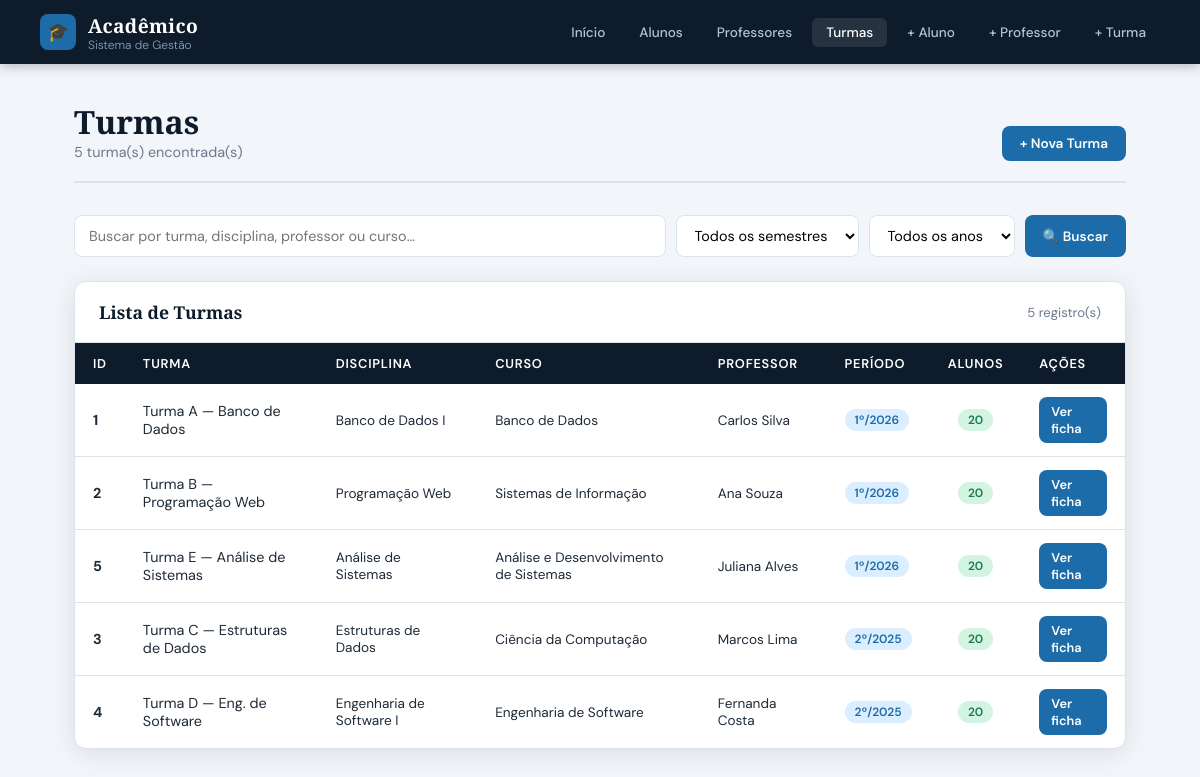
Screenshot of /turmas_lista.php with the database file from the repository.
### tables this page shows
CREATE TABLE `turma` (
  `idturma`      INT(5)      NOT NULL AUTO_INCREMENT,
  `nometurma`    VARCHAR(80) NOT NULL,
  `iddisciplina` INT(5)      NOT NULL,
  `semestre`     INT(1)      NOT NULL,
  `ano`          INT(4)      NOT NULL,
  PRIMARY KEY (`idturma`),
  KEY `iddisciplina` (`iddisciplina`)
);

CREATE TABLE `disciplina` (
  `iddisciplina`   INT(5)      NOT NULL AUTO_INCREMENT,
  `nomedisciplina` VARCHAR(80) NOT NULL,
  `idcurso`        INT(5)      NOT NULL,
  `idprofessor`    INT(5)      NOT NULL,
  PRIMARY KEY (`iddisciplina`),
  KEY `idcurso`    (`idcurso`),
  KEY `idprofessor`(`idprofessor`)
);

CREATE TABLE `cursos` (
  `idcurso`   INT(5)      NOT NULL AUTO_INCREMENT,
  `nomecurso` VARCHAR(80) NOT NULL,
  PRIMARY KEY (`idcurso`)
);

CREATE TABLE `professor` (
  `idprofessor`   INT(5)       NOT NULL AUTO_INCREMENT,
  `nomeprofessor` VARCHAR(80)  NOT NULL,
  `cpf`           CHAR(14)     NOT NULL,
  `email`         VARCHAR(100) NOT NULL,
  `telefone`      VARCHAR(20)  DEFAULT NULL,
  `titulacao`     VARCHAR(50)  DEFAULT NULL,
  `especialidade` VARCHAR(100) DEFAULT NULL,
  `data_admissao` DATE         DEFAULT NULL,
  `ativo`         TINYINT(1)   NOT NULL DEFAULT 1,
  PRIMARY KEY (`idprofessor`)
);

### turmas_lista.php (the view, shortened to what this page needs)
<?php
include('./_header.php');
include('./conect.php');
$busca = isset($_GET['busca']) ? mysqli_real_escape_string($con, trim($_GET['busca'])) : '';
$where = "WHERE 1=1";
$query = "SELECT t.idturma, t.nometurma, t.semestre, t.ano,
                 d.nomedisciplina, c.nomecurso, p.nomeprofessor,
                 COUNT(it.ra) AS total_alunos
          FROM turma t
          JOIN disciplina d ON d.iddisciplina = t.iddisciplina
          JOIN cursos c     ON c.idcurso = d.idcurso
          JOIN professor p  ON p.idprofessor = d.idprofessor
          LEFT JOIN itemturma it ON it.idturma = t.idturma
          $where
          GROUP BY t.idturma
          ORDER BY t.ano DESC, t.semestre DESC, t.nometurma";
$resultado = mysqli_query($con, $query);
$total     = mysqli_num_rows($resultado);
?>
<main class="page">
  <div class="page-header">
    <div>
      <h2>Turmas</h2>
      <p><?php echo $total ?> turma(s) encontrada(s)</p>
    </div>
    <a href="turmacadas.php" class="btn btn-primary">+ Nova Turma</a>
  </div>
  <form method="GET" action="turmas_lista.php" style="margin-bottom:24px;display:flex;gap:10px;flex-wrap:wrap;">
    <input type="text" name="busca" value="<?php echo htmlspecialchars($busca) ?>"
           placeholder="Buscar por turma, disciplina, professor ou curso…"
           style="flex:1;min-width:200px;padding:10px 14px;border:1.5px solid var(--border);border-radius:8px;
                  font-family:'DM Sans',sans-serif;font-size:.9rem;outline:none;">
    <select name="semestre"
            style="padding:10px 14px;border:1.5px solid var(--border);border-radius:8px;
                   font-family:'DM Sans',sans-serif;font-size:.9rem;outline:none;background:#fff;">
      <option value="0">Todos os semestres</option>
    </select>
    <select name="ano"
            style="padding:10px 14px;border:1.5px solid var(--border);border-radius:8px;
                   font-family:'DM Sans',sans-serif;font-size:.9rem;outline:none;background:#fff;">
      <option value="0">Todos os anos</option>
    </select>
    <button type="submit" class="btn btn-primary">🔍 Buscar</button>
  </form>
  <div class="table-card">
    <div class="table-toolbar">
      <h3>Lista de Turmas</h3>
      <span style="font-size:.82rem;color:var(--muted);"><?php echo $total ?> registro(s)</span>
    </div>
    <?php if ($total === 0): ?>
    <div class="empty-state">
      <div class="icon">🔍</div>
      <p>Nenhuma turma encontrada<?php echo $busca ? " para \"$busca\"" : '' ?>.</p>
    </div>
    <?php else: ?>
    <div style="overflow-x:auto;">
      <table class="data-table">
        <thead>
          <tr>
            <th>ID</th>
            <th>Turma</th>
            <th>Disciplina</th>
            <th>Curso</th>
            <th>Professor</th>
            <th>Período</th>
            <th>Alunos</th>
            <th>Ações</th>
          </tr>
        </thead>
        <tbody>
          <?php while ($t = mysqli_fetch_assoc($resultado)): ?>
          <tr>
            <td><strong><?php echo $t['idturma'] ?></strong></td>
            <td><?php echo htmlspecialchars($t['nometurma']) ?></td>
            <td style="font-size:.85rem;"><?php echo htmlspecialchars($t['nomedisciplina']) ?></td>
            <td style="font-size:.85rem;"><?php echo htmlspecialchars($t['nomecurso']) ?></td>
            <td style="font-size:.85rem;"><?php echo htmlspecialchars($t['nomeprofessor']) ?></td>
            <td>
              <span class="badge badge-blue"><?php echo $t['semestre'] ?>º/<?php echo $t['ano'] ?></span>
            </td>
            <td style="text-align:center;">
              <span class="badge <?php echo $t['total_alunos']>0 ? 'badge-green' : 'badge-red' ?>">
                <?php echo $t['total_alunos'] ?>
              </span>
            </td>
            <td>
              <a href="turma_ficha.php?id=<?php echo $t['idturma'] ?>" class="btn btn-sm btn-primary">Ver ficha</a>
            </td>
          </tr>
          <?php endwhile; ?>
        </tbody>
      </table>
    </div>
    <?php endif; ?>
  </div>
</main>
</body>
</html>

### estilo.css (style rules this page uses)
*, *::before, *::after { box-sizing: border-box; margin: 0; padding: 0; }
:root { --navy: #0d1b2a; --teal: #1b6ca8; --teal-l: #2485c7; --gold: #e8a020; --bg: #f2f5f9; --card: #ffffff; --border: #dde3ed; --text: #1e2a38; --muted: #6b7a8d; --danger: #c0392b; --success:#1a7a4a; --radius: 12px; --shadow: 0 4px 24px rgba(13,27,42,.10); }
body { font-family: 'DM Sans', sans-serif; background: var(--bg); color: var(--text); min-height: 100vh; }
.page { max-width: 1100px; margin: 0 auto; padding: 40px 24px 60px; }
.page-header { display: flex; align-items: flex-end; justify-content: space-between; margin-bottom: 32px; border-bottom: 2px solid var(--border); padding-bottom: 20px; }
.page-header h2 { font-family: 'Playfair Display', serif; font-size: 2rem; color: var(--navy); line-height: 1.1; }
.page-header p { font-size: .9rem; color: var(--muted); margin-top: 4px; }
.btn { display: inline-flex; align-items: center; gap: 6px; padding: 9px 18px; border-radius: 8px; font-family: 'DM Sans', sans-serif; font-size: .85rem; font-weight: 600; text-decoration: none; cursor: pointer; border: none; transition: background .2s, transform .15s; }
.btn-primary { background: var(--teal); color: #fff; }
.btn-sm { padding: 6px 12px; font-size: .8rem; }
.table-card { background: var(--card); border: 1px solid var(--border); border-radius: var(--radius); box-shadow: var(--shadow); overflow: hidden; }
.table-toolbar { display: flex; align-items: center; justify-content: space-between; padding: 18px 24px; border-bottom: 1px solid var(--border); }
.table-toolbar h3 { font-family: 'Playfair Display', serif; font-size: 1.1rem; color: var(--navy); }
table.data-table { width: 100%; border-collapse: collapse; }
table.data-table thead { background: var(--navy); color: #fff; }
table.data-table thead th { padding: 12px 18px; font-size: .8rem; font-weight: 600; text-transform: uppercase; letter-spacing: .06em; text-align: left; }
table.data-table tbody tr { border-bottom: 1px solid var(--border); transition: background .15s; }
table.data-table tbody tr:last-child { border-bottom: none; }
table.data-table tbody td { padding: 13px 18px; font-size: .9rem; }
.badge { display: inline-block; padding: 3px 10px; border-radius: 20px; font-size: .75rem; font-weight: 600; }
.badge-green { background: #d4f4e2; color: var(--success); }
.badge-blue { background: #dbeeff; color: var(--teal); }

### rows the page displays
turma: idturma "1", nometurma "Turma A — Banco de Dados", iddisciplina.nomedisciplina "Banco de Dados I", cursos.nomecurso "Banco de Dados", professor.nomeprofessor "Carlos Silva", semestre "1", ano "2026", total_alunos "20"
turma: idturma "2", nometurma "Turma B — Programação Web", iddisciplina.nomedisciplina "Programação Web", cursos.nomecurso "Sistemas de Informação", professor.nomeprofessor "Ana Souza", semestre "1", ano "2026", total_alunos "20"
turma: idturma "5", nometurma "Turma E — Análise de Sistemas", iddisciplina.nomedisciplina "Análise de Sistemas", cursos.nomecurso "Análise e Desenvolvimento de Sistemas", professor.nomeprofessor "Juliana Alves", semestre "1", ano "2026", total_alunos "20"
turma: idturma "3", nometurma "Turma C — Estruturas de Dados", iddisciplina.nomedisciplina "Estruturas de Dados", cursos.nomecurso "Ciência da Computação", professor.nomeprofessor "Marcos Lima", semestre "2", ano "2025", total_alunos "20"
turma: idturma "4", nometurma "Turma D — Eng. de Software", iddisciplina.nomedisciplina "Engenharia de Software I", cursos.nomecurso "Engenharia de Software", professor.nomeprofessor "Fernanda Costa", semestre "2", ano "2025", total_alunos "20"

### other values shown
$total "5"
